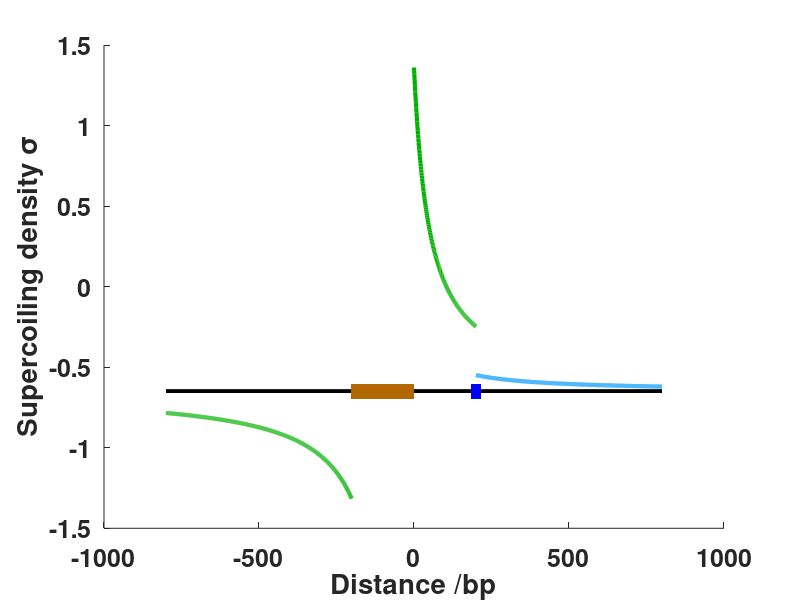

The MATLAB script that drew this image:
TL_U = 201;
TL_D = 50;
s = [-800:-TL_U];
g = [-TL_U:0];
s2 = [0:800];
s3 = [200:800];
T = ones(length(g))*-0.65;
dna = ones(1601)*-0.65;
dnax = [-800:800];
ins = ones(31)*-0.65;
insx = [185:215];

% insulator
for i=1:600
u(i+1) = sin(10*i);
    if(u(i+1) > 0) alpha = 1;
    else alpha = 0;
    end
end

%plotting
y = TL_U./(2*(TL_D+s))-0.65;
y2 = TL_U./(2*(TL_D+s2))-0.65;
y3 = (y2(200:800)+0.65)/4-0.65;
figure;
hold on;
plot(dnax,dna,'color','k','LineWidth',2);
plot(g,T,'LineWidth',10,'color',[0.7,0.4,0]);
plot(insx,ins,'LineWidth',10,'color','b');
plot(s,y,'LineWidth',3,'color',[0,0.7,0]);
plot(s2(1:201),y2(1:201),'LineWidth',3,'color',[0,0.7,0]);
plot(s3,y3,'LineWidth',3,'color',[0,0.6,1]);
    xlabel('Distance /bp') % x-axis label
    ylabel('Supercoiling density \sigma') % y-axis label
    set(gca,'FontSize',18,'FontWeight','bold')
